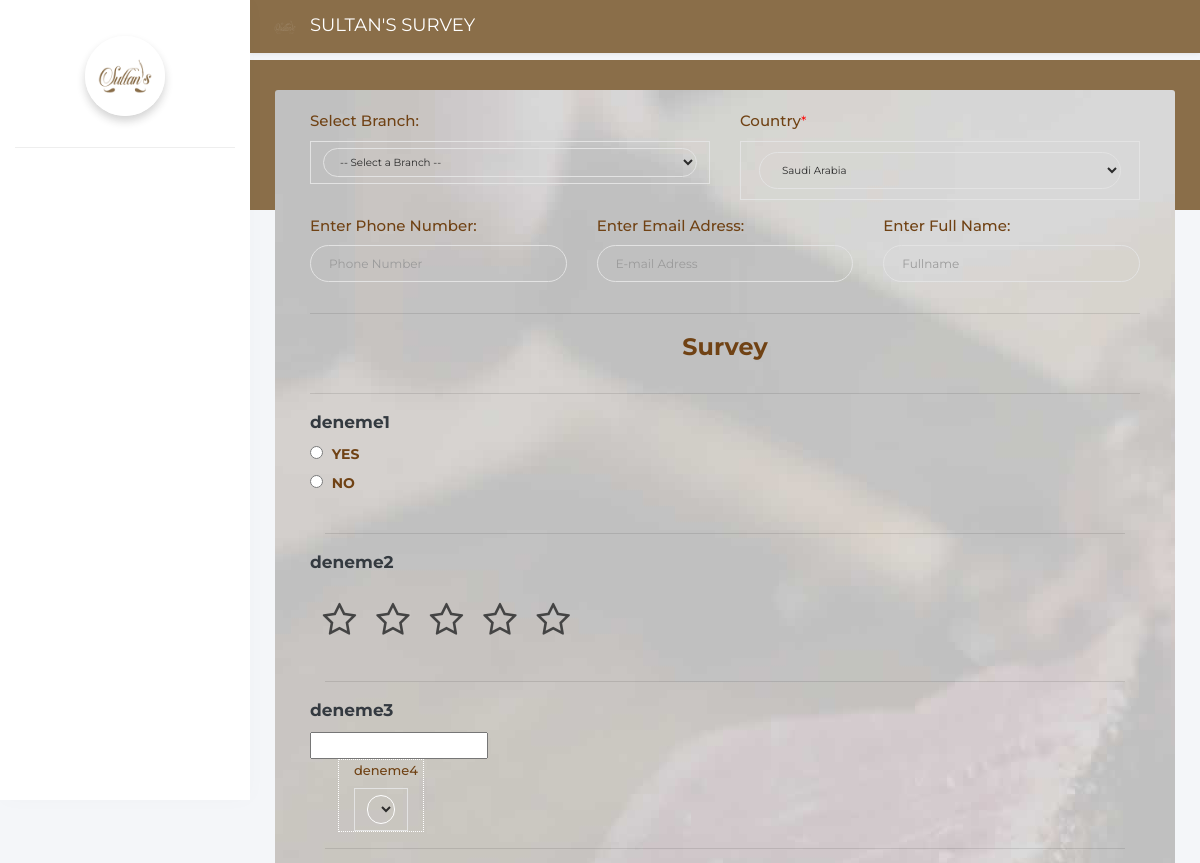
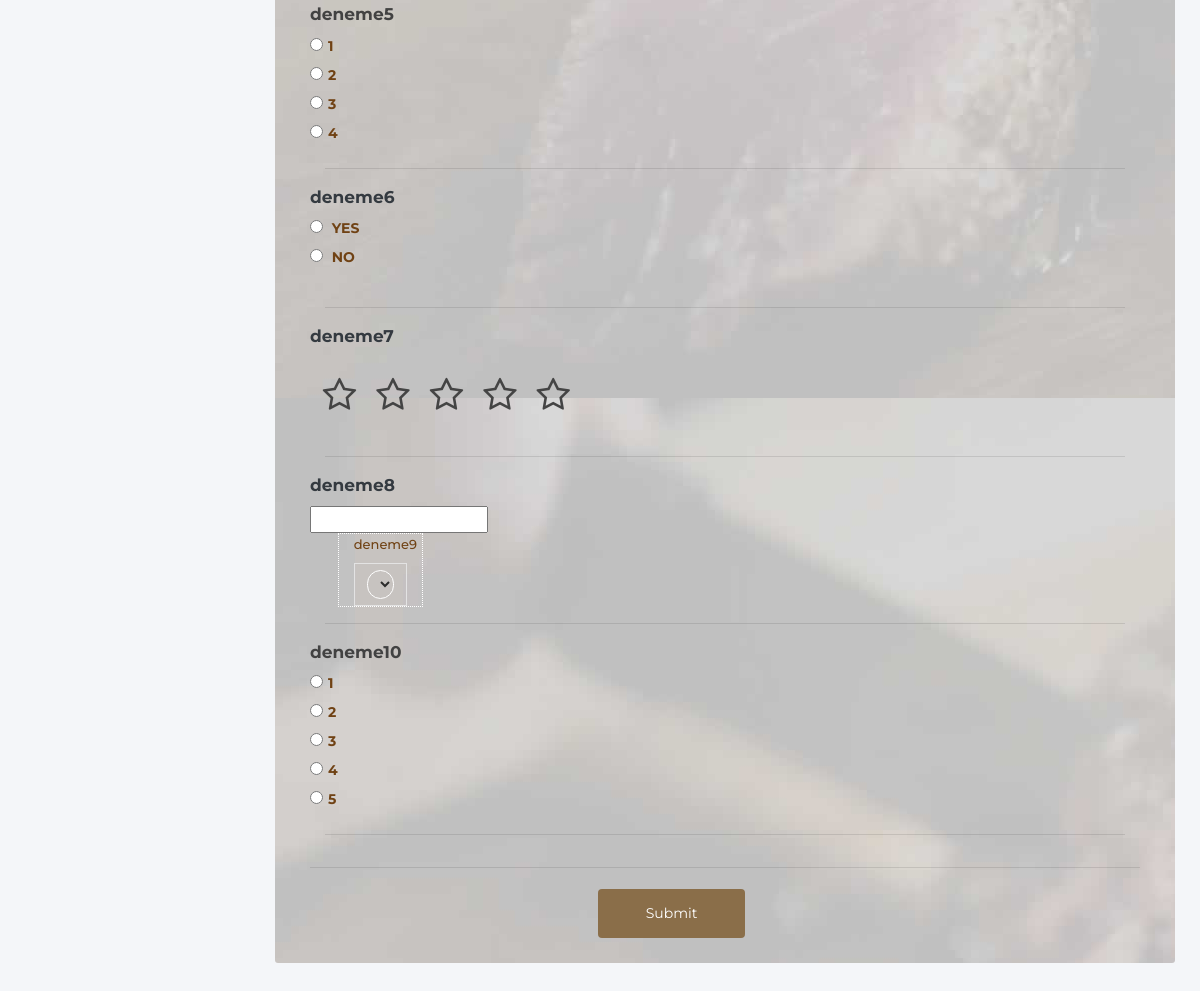
/en.php, run on the app's committed database (2 pictures, top to bottom).
### tables this page shows
CREATE TABLE `soru` (
  `id` int(11) NOT NULL,
  `anketID` int(11) NOT NULL,
  `soru` text NOT NULL,
  `tip` int(11) NOT NULL
);

### utils/listAnket.php (called while the page is built)
<?php
include_once 'settings/init.php';
function getQuest($anketID)
{
	global $db;
	$sql = "SELECT * FROM soru WHERE anketID={$anketID}";
	$quests = [];
	$result = $db->query($sql, PDO::FETCH_ASSOC);
	if ($result->rowCount() > 0) {
		foreach ($result as $row) {
			$res = getChoice($row['id']);
			$row['choice'] = $res;
			array_push($quests, $row);
		}
	}
	return $quests;
}
function getChoice($soruID)
{
	global $db;
	$choice = [];
	$sql = "SELECT * FROM sik WHERE soruID={$soruID}";
	$result = $db->query($sql, PDO::FETCH_ASSOC);
	if ($result->rowCount() > 0) {
		foreach ($result as $row) {
			array_push($choice, $row['val']);
		}
	}
	return $choice;
}
function aktifAnketID()
{
    global $db;
    $sql = 'SELECT * FROM aktif_anket';
    $result = $db->query($sql, PDO::FETCH_ASSOC);
    $id = 0;
    foreach ($result as $key) {
        $id = $key['aktif_id'];
    }
    return $id;
}

### utils/renderQuest.php (the view, shortened to what this page needs)
<?php
include_once 'utils/listAnket.php';
function getAktifAnket()
{
    return aktifAnketID();
}
function renderQuests($anketID)
{
    $quests = getQuest($anketID);
    $size = 0;
    for ($i = 0; $i < count($quests); $i++) {
        renderQuest($quests[$i], $i, $anketID);
        $size++;
    }
    return $size;
}
function renderQuest($quest, $index, $anketID)
{
    switch ($quest['tip']) {
        case 1:
            renderMultiTypeQuest($quest, $index);
            break;
        case 2:
            renderYesOrNoQuest($quest, $index);
            break;
        case 3:
            renderStars($quest, $index);
            break;
        case 4 :
            renderText($quest,$index);
            break;
        case 5:
            renderEmployee($quest,$index);
            break;
    }
}
function renderEmployee($quest,$index){
?>
<div class="row clearfix">
        <div class="row" style="justify-content:center;">
			      <div class="col-md-6" style="border:1px; border-style:dotted; border-color:#fff;">
                <label class="" style="font-size:13px;font-weight: 500; color:#704214 !important;"> <?php echo $quest['soru']; ?> </label>
                <select style="border:1px solid #fff; border-radius:20px; background:transparent;"  id="tabin" class="form-control"
                name="choice<?php echo $index; ?>"
                 >
        </select>
</div>
</div>
</div>
<hr>
<?php
}
        ?>
        <?php
function renderText($quest,$index){
?>
<div class="row clearfix">
    <label  style="font-weight:bold; font-size:17px;"  class="text-dark"><?php echo $quest[
        'soru'
    ]; ?> </label>
</div>
<div class="row clearfix">
    <input type="text"
    name="choice<?php echo $index; ?>"
    >
</div>
<?php
}
    ?>
		<?php
function renderStars($quest, $index)
{
    ?>
			<div class="row clearfix">
							<label style="font-weight:bold; font-size:17px;" class="text-dark"><?php echo $quest['soru']; ?> </label>
	</div>
			<div class="row clearfix">
        <div class="stars">
                <label class="star<?php echo $index;?> star-5<?php echo $index;?>" for="star-5<?php echo $index;?>"></label>
                <label class="star<?php echo $index;?> star-4<?php echo $index;?>" for="star-4<?php echo $index;?>"></label>
                <label class="star<?php echo $index;?> star-3<?php echo $index;?>" for="star-3<?php echo $index;?>"></label>
                <label class="star<?php echo $index;?> star-2<?php echo $index;?>" for="star-2<?php echo $index;?>"></label>
                <label class="star<?php echo $index;?> star-1<?php echo $index;?>" for="star-1<?php echo $index;?>"></label>
							</div>
							</div>
							<hr>
<?php setCss($index);
}
function renderYesOrNoQuest($quest, $index)
{
    ?>
<div class="row clearfix">
                            <label  style="font-weight:bold; font-size:17px;"  class="text-dark"><?php echo $quest[
                                'soru'
                            ]; ?> </label>
                        </div>
                        <div class="row clearfix">
							<input type="radio"
							name="choice<?php echo $index; ?>"
							 value="YES" class="radio" onclick="hide<?php echo $index;?>()">&nbsp;
                            <label style="font-weight:bold; color:#704214; padding-left:5px; margin-top:-5x;" class="text-center"> YES</label>
                        </div>
                        <div class="row clearfix">
                            <input type="radio" name="choice<?php echo $index; ?>" value="NO" class="radio" onclick="showDesc<?php echo $index;?>()">&nbsp;
                            <label style="font-weight:bold; color:#704214; padding-left:5px; margin-top:-5x;" class="text-center"> NO</label>
                            <div class="col-sm-12">
                            </div>
                        </div>
		<hr>
<?php
}
function renderMultiTypeQuest($quest, $index)
{
    ?>                      <div class="row clearfix">
			<label  style="font-weight:bold; font-size:17px;" class="text-center">
				<?php echo $quest['soru']; ?>
			</label>
	</div>
	<?php foreach ($quest['choice'] as $key) { ?>
			<div class="row clearfix">
			<input type="radio" name="choice<?php echo $index; ?>" value="
			<?php echo $key; ?>
			" class="radio" >
			<label style="font-weight:bold; color:#704214; padding-left:5px; margin-top:-5x;" class="text-center"><?php echo $key; ?></label>
			</div>
			<?php } ?>
		 <hr><?php
}
    ?>

### light/assets/css/costum.css (style rules this page uses)
div.stars { width: 270px; display: inline-block; }

### data on the page
soru: soru "deneme1"
soru: soru "deneme2", tip 3 (drawn)
soru: soru "deneme3"
soru: soru "deneme4"
soru: soru "deneme5", key "1", key "2", key "3", key "4"
soru: soru "deneme6"
soru: soru "deneme7", tip 3 (drawn)
soru: soru "deneme8"
soru: soru "deneme9"
soru: soru "deneme10", key "1", key "2", key "3", key "4", key "5"
